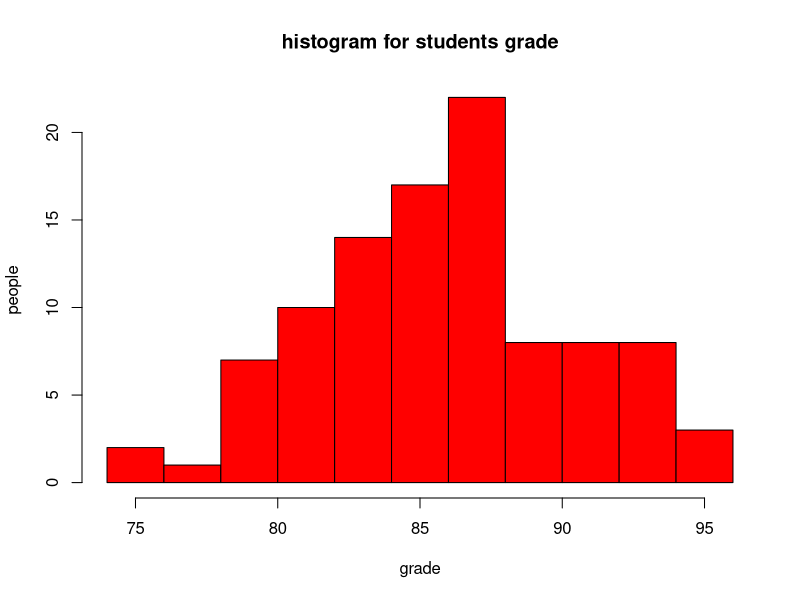

Write R code to recreate this figure.
# task1
# 100名学生查看成绩
# 平均86,标准差5.0,绘图
sample_for_students <- rnorm(100, mean=86, sd=5.0)
hist(sample_for_students, main="histogram for students grade", xlab = 
       "grade", ylab="people", col="red")
# 成绩大于91/小于86
higher_than_91 <- sum(sample_for_students>91)
lower_than_86 <- sum(sample_for_students<86)
# 问题:???
# 太随机? 分数超100


# task2
# 考试策略
# 20道4项选择题
question_ABCD <- sample(1:4, 20, replace=TRUE)
# 全选A vs 全随机
A_pass <- 0
random_pass <-0
for (i in 1:10000){
  question_ABCD <- sample(1:4, 20, replace=TRUE)
  all_in_A <- sum(question_ABCD==1)
  random_answer <- sample(1:4, 20, replace=TRUE)
  random_score <- sum(question_ABCD==random_answer)
  if (all_in_A>10){
    A_pass <- A_pass+1
  }
  if (random_score>10) random_pass <- random_pass+1
}
# ABCD频率一致
question_ABCD_same <- sample(1:4, 20, replace = TRUE, 
                             prob = c(1/4, 1/4, 1/4, 1/4))

# final
# 保存工作环境
save.image(file = "week2_practice.RData")
